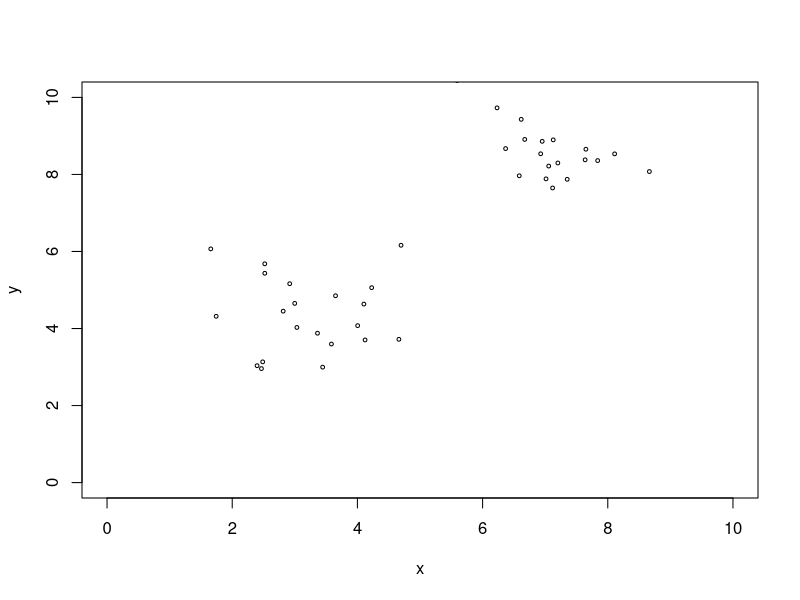
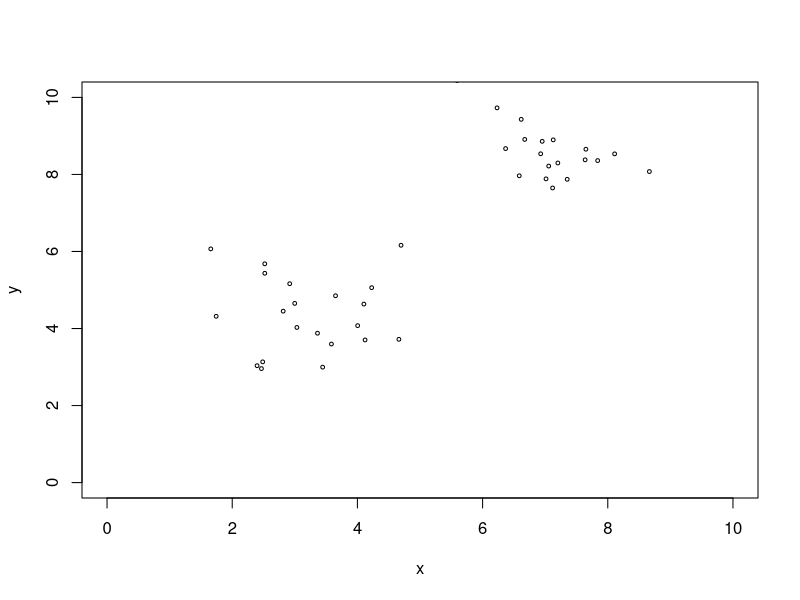
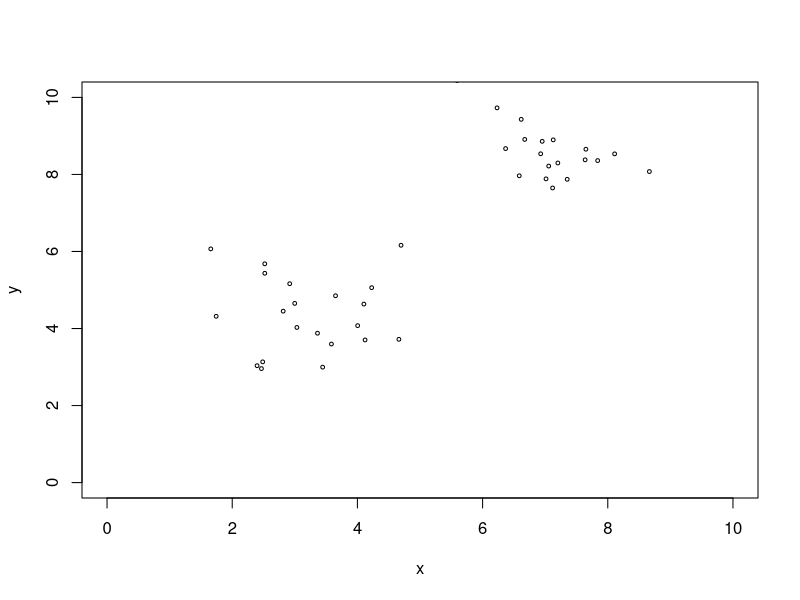
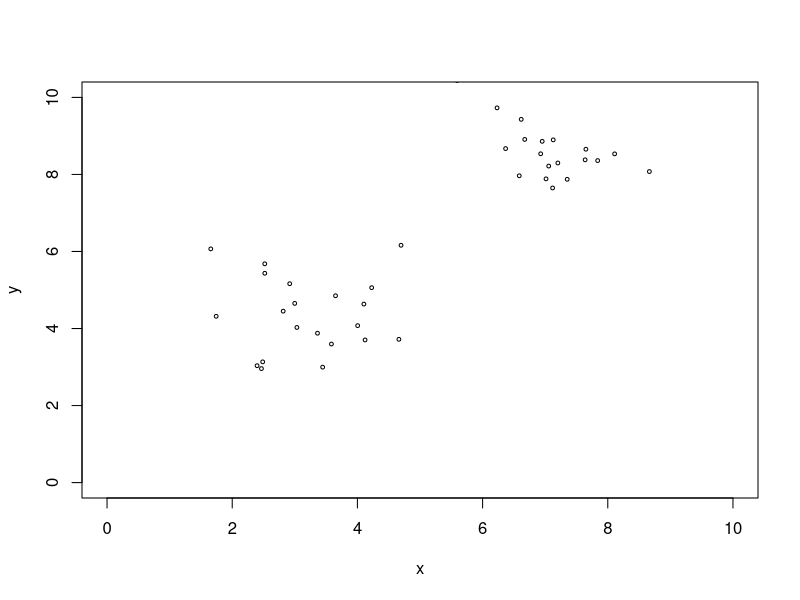
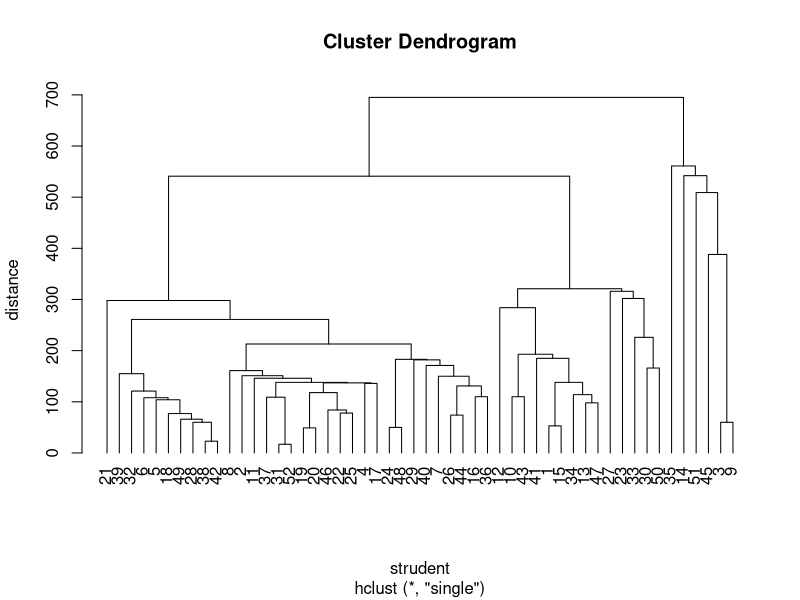
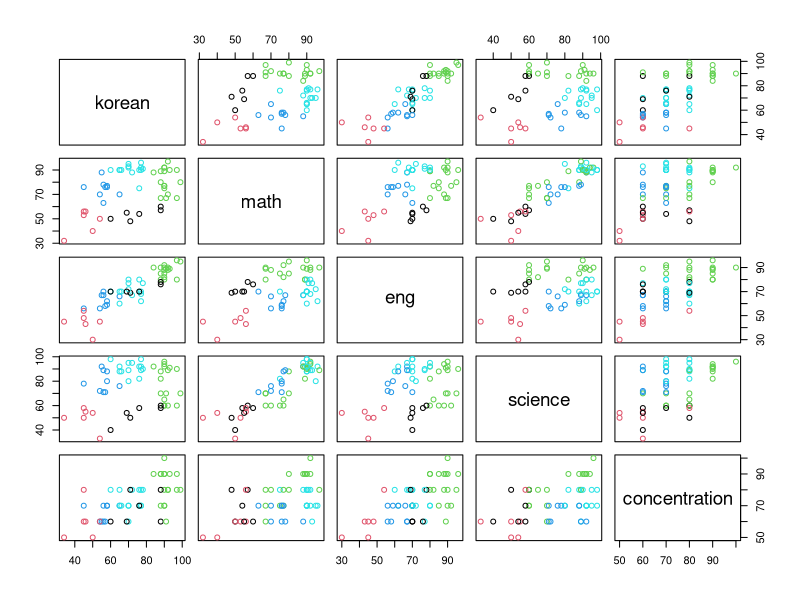
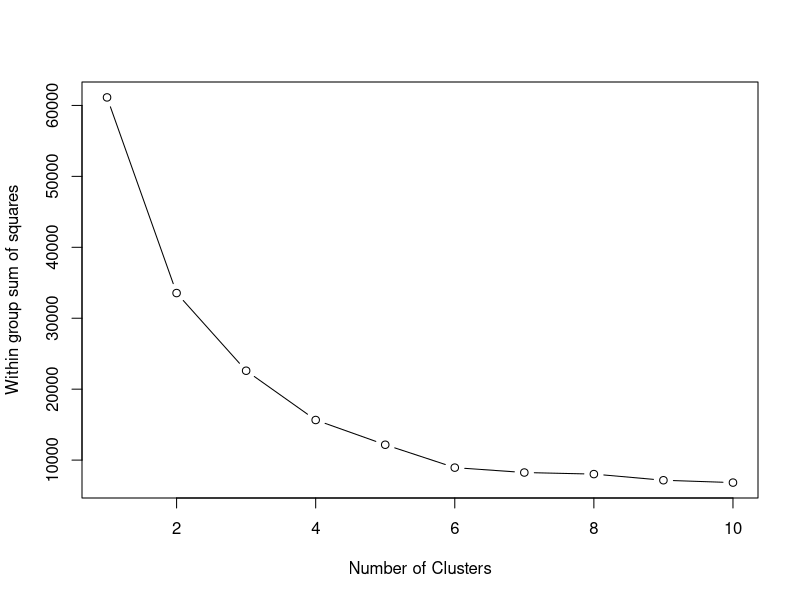

Recreate these plots in R, in order.
academy <- read.csv("academy.csv" , stringsAsFactors = F , header = T)
academy <- academy[-1]
dist_academy <- dist(academy , method = "euclidean")

# 계층적 군집기법
mat_academy <- as.matrix(dist_academy)
temp_mat <- mat_academy[1:5,1:5]
rownames(temp_mat) <- LETTERS[1:5]
colnames(temp_mat) <- LETTERS[1:5]
diag(temp_mat) <- rep(9999,5) 
temp_mat

# 최소값인 b-d 군집 만들고 각각 b, d 삭제
pos <- which(temp_mat == min(temp_mat))[1]
rown <- pos %/% 5 + 1
coln <- pos %% 5 ; if(coln==0) rown = rown - 1;coln = 5
temp_mat2 <- temp_mat[c(-2,-4) , c(-2,-4)]
temp_mat2 <- rbind(temp_mat2 , BD=rep(0,3))
temp_mat2 <- cbind(temp_mat2 , BD=rep(0,3))
temp_mat2

# bd, a, c, e와의 각각 거리 구하기. 최단연결법으로 거리값을 채움.
new_distance <- c()
for(i in setdiff(c(1:5) , c(2,4))) { #1,3,5
    new_distance <- c(new_distance , min(temp_mat[i,2] , temp_mat[i,4]))
}
new_distance <- c(new_distance , 9999) 
temp_mat2[dim(temp_mat2)[1],] <- new_distance
temp_mat2[,dim(temp_mat2)[1]] <- new_distance
temp_mat2 

# 처음 했던 일 반복(가장 가까운 항목 고르고 합치기, 삭제)
pos <- which(temp_mat2 == min(temp_mat2))[1]
rown <- pos %/% 4 + 1
coln <- pos %% 4 ; if(coln==0) rown = rown - 1;coln = 4
temp_mat3 <- temp_mat2[c(-3,-4) , c(-3,-4)]
temp_mat3 <- rbind(temp_mat3 , BDE=rep(0,3))
temp_mat3 <- cbind(temp_mat3 , BDE=rep(0,3))
temp_mat3

#bde, a, c와의 거리 구하기 
new_distance <- c()
for(i in setdiff(c(1:4) , c(3,4))) {
  new_distance <- c(new_distance , min(temp_mat2[i,3] , temp_mat2[i,4]))
}
new_distance <- c(new_distance , 9999) 
temp_mat3[dim(temp_mat3)[1],] <- new_distance
temp_mat3[,dim(temp_mat3)[1]] <- new_distance
temp_mat3 

# 반복
pos <- which(temp_mat3 == min(temp_mat3))[1]
rown <- pos %/% 3 + 1
coln <- pos %% 3 ; if(coln==0) rown = rown - 1;coln = 3
temp_mat4 <- temp_mat3[c(-1,-3) , c(-1,-3)];temp_mat4 <- as.matrix(temp_mat4)
rownames(temp_mat4) <- c("C");colnames(temp_mat4) <- c("C")
temp_mat4 <- rbind(temp_mat4 , BDEA=rep(0,2))
temp_mat4 <- cbind(temp_mat4 , BDEA=rep(0,2))
temp_mat4

# bdea와 c 최단연결법으로 거리 구하기
new_distance <- c()
for(i in setdiff(c(1:3) , c(1,3))) {
  new_distance <- c(new_distance , min(temp_mat2[i,1] , temp_mat2[i,3]))
}
new_distance <- c(new_distance , 9999) 
temp_mat4[dim(temp_mat4)[1],] <- new_distance
temp_mat4[,dim(temp_mat4)[1]] <- new_distance
temp_mat4 

# 이렇게 반복작업 안하고 hclust 함수로 편하게 이용 가능

# 거리함수 정의(유클리드 제곱거리)
dis <- function(x,y) {
  return ((x[1]-x[2])^2 + (y[1]-y[2])^2)
}

#2-means 시뮬레이션
x <- c(rnorm(20,3,1) , rnorm(20,7,1))
y <- c(rnorm(20,4,1) , rnorm(20,8,1))
plot(x , y , cex=.5 , xlim=c(0,10) , ylim=c(0,10)) 

c <- locator(2) ; print(c)
points(c$x , c$y , pch=20 , col="red")

# 첫번째 군집중심과 점들간의 거리
distance1 <- c()
for(i in 1:length(x)) {
  lines(c(x[i] , c$x[1]) , c(y[i], c$y[1]) , lty=2)
  # 거리계산 
  distance1 <- c(distance1 , dis(c(x[i] , c$x[1]) , c(y[i], c$y[1])))
}
distance1

# 두번째 군집중심과 점들간의 거리
plot(x , y , cex=.5 , xlim=c(0,10) , ylim=c(0,10)) 
points(c$x , c$y , pch=20 , col="red")
distance2 <- c()
for(i in 1:length(x)) {
  lines(c(x[i] , c$x[2]) , c(y[i], c$y[2]) , lty=2)
  # 거리계산
  distance2 <- c(distance2 , dis(c(x[i] , c$x[2]) , c(y[i], c$y[2])))
}
distance2

# 각각 점들마다 2개의 군집 중 가까운 군집을 해당군집으로 정한다.
clusters <- c()
f <- factor(distance1 > distance2)
levels(f) <- c("1" , "2")
f

# 새로운 군집이 정해졌으면 각각 군집마다 평균(중심점)을 구한다.
x1_var <- mean(x[f == "1"])
x2_var <- mean(x[f == "2"])
y1_var <- mean(y[f == "1"])
y2_var <- mean(y[f == "2"])
x1_var;x2_var;y1_var;y2_var

# 중심점의 변화
c$x - c(x1_var , x2_var) 
c$y - c(y1_var , y2_var) 

# 다시 그림
plot(x , y , cex=.5 , xlim=c(0,10) , ylim=c(0,10)) 
points(c(x1_var , x2_var) , c(y1_var , y2_var) , pch=20 , col="red")

# 다시 계산
# 첫번째 군집중심과 점들간의 거리
distance1 <- c()
for(i in 1:length(x)) {
  lines(c(x[i] , x1_var) , c(y[i], y1_var) , lty=2)
  # 거리계산
  distance1 <- c(distance1 , dis(c(x[i] , x1_var) , c(y[i], y1_var)))
}
distance1
  
# 두번째 군집중심과 점들간의 거리
plot(x , y , cex=.5 , xlim=c(0,10) , ylim=c(0,10)) 
points(c$x , c$y , pch=20 , col="red")
distance2 <- c()
for(i in 1:length(x)) {
  lines(c(x[i] , x2_var) , c(y[i], y2_var) , lty=2)
  # 거리계산
  distance2 <- c(distance2 , dis(c(x[i] , x2_var) , c(y[i], y2_var)))
}
distance2

# 반복(해당 소속군집 결정)
clusters <- c()
f <- factor(distance1 > distance2)
levels(f) <- c("1" , "2")
f

# 다시 평균점 구함
x1_var2 <- mean(x[f == "1"])
x2_var2 <- mean(x[f == "2"])
y1_var2 <- mean(y[f == "1"])
y2_var2 <- mean(y[f == "2"])
x1_var2;x2_var2;y1_var2;y2_var2

# 다시 중심점의 변화 구함. 변화 거의 없어서 이제 중단
c(x1_var2 , x2_var2) - c(x1_var , x2_var) 
c(y1_var2 , y2_var2) - c(y1_var , y2_var) 

# DBSCAN
academy 

#?????????? 
library(cluster)
hcl <- hclust(dist(academy)^2 , method = "single")
plot(hcl , hang = -1 , xlab = "strudent" , ylab = "distance")

#k-means???? 
library(graphics)
kms <- kmeans(academy , 5);kms
plot(academy , col = kms$cluster)

#Elbow point???ϱ? 
wss <- 0

#k?? 1~10???? ??ȭ??Ű?鼭 ?? withinss ??�� wss?? ?????Ѵ?.
for(i in 1:10) wss[i] <- sum(kmeans(academy,centers = i)$withinss)

#withinss??�� ?׷??��? ?׸???, ?????Ⱑ ?ް??ϰ? ?ϸ??????? ?κ??? ???? elbow point.
plot(1:10, wss, type="b",xlab = "Number of Clusters", ylab = "Within group sum of squares")


